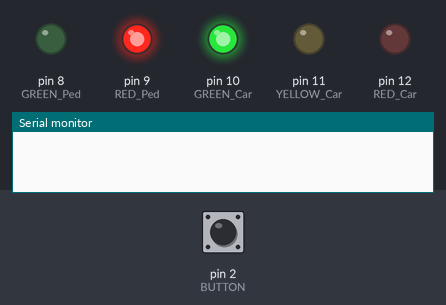
A sketch run on a simulated Arduino Uno, built with avr-gcc and run on an emulated ATmega328P. Shown: output pins drawn as LEDs (lit = HIGH), the last lines printed to the serial monitor. The inputs (shaded band) are chosen by the test bench; at power-on: pin 2 (BUTTON) HIGH.

Above: at 1.2 s.
1.3 s: pin 2 (BUTTON) pulled LOW for 0.15 s
At 2.9 s:
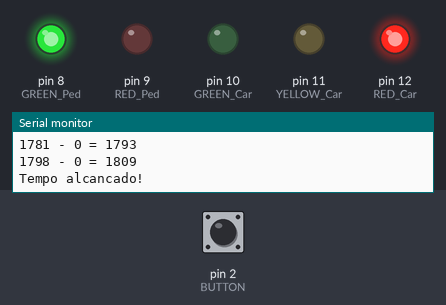
4.4 s: pin 2 (BUTTON) pulled LOW for 1 s
At 7.2 s:
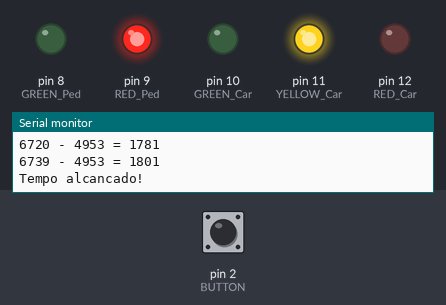
8.2 s: pin 2 (BUTTON) pulled LOW for 3.2 s
At 13.61 s:
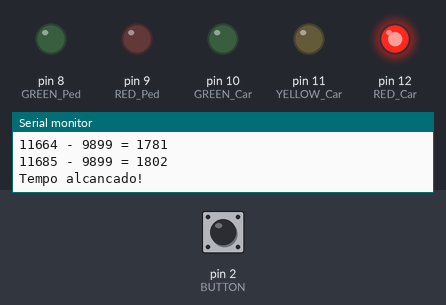
Timing chart, 0 to 16.3 s (numbered marks = the images above; inputs shaded):
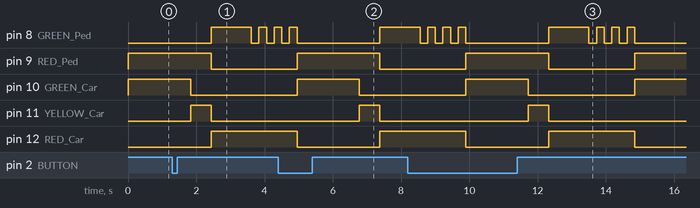

The sketch:

Projeto_de_Sem_foro_Carros-Pedestres.ino
```cpp
/*
 Projeto Semáforo para Carros e Pedestres
 Álvaro Davi S. Alves - 2020101874
 Engenharia de Computação - UFES

Iniciar programa com:

	o semáforo para carros no verde
	a luz para pedestres no vermelho

Ao pressionar o botão:

	verificar se, greenTime transcorreu com o semáforo para carros no verde e:
		se sim:
			o semáforo para carros vai de verde para amarelo e depois para vermelho
			em seguida, o semáforo para pedestres vai para verde
		se não:
			armazenar a informação, de modo que o pedestre não precise apertar o botão novamente para atravessar
			assim que o tempo definido por greenTime terminar, as luzes dos semáforos para pedestres devem trocar

Ao final de um intervalo de tempo definido em crossTime:
	a luz verde para pedestres pisca, acendendo e apagando, como um aviso (o tempo definido em crossTime inclui o período do aviso, e este deve ser proporcional ao valor da variável)
	Então, a luz verde do semáforo de pedestres apaga
	a vermelha para pedestres acende
	a luz para os veículos vai de vermelho para verde, permitindo novamente o fluxo do tráfego.

*/


// pins
#define BUTTON 2
#define RED_Car 12
#define YELLOW_Car 11
#define GREEN_Car 10
#define RED_Ped 9
#define GREEN_Ped 8


// timeset
unsigned long startTime = millis(); // time after start (in miliseconds)
// button event
int clicked = 0;
// time to cars (in miliseconds, to use like seconds)
const float greenTime = 1800.00; // 6000.00 (to real Arduino)
const float yellowTime = 600.00; // 1000.00 (to real Arduino)
// time to pedestrians (in miliseconds, to use like seconds)
const float crossTime = 1400.00; // 3000.00 (to real Arduino)


// functions prototype
int comparePassedTime(float compareTime);
void blink(float delayTime);
void changeButtonState();


void setup()
{
	// setup pinmodes
	pinMode(BUTTON, INPUT_PULLUP);
	pinMode(RED_Car, OUTPUT);
	pinMode(YELLOW_Car, OUTPUT);
	pinMode(GREEN_Car, OUTPUT);
	pinMode(RED_Ped, OUTPUT);
	pinMode(GREEN_Ped, OUTPUT);

	// button event-listenner
	attachInterrupt(digitalPinToInterrupt(BUTTON), changeButtonState, RISING);

	// serial connection
	Serial.begin(9600); // start serial con. with 9600 baunds
}

void loop()
{
	digitalWrite(RED_Ped, HIGH);
	digitalWrite(GREEN_Car, HIGH);

	if (clicked && comparePassedTime(greenTime))
	{
		digitalWrite(GREEN_Car, LOW);
		digitalWrite(YELLOW_Car, HIGH);
		delay(yellowTime);
		digitalWrite(YELLOW_Car, LOW);
		digitalWrite(RED_Car, HIGH);
		digitalWrite(RED_Ped, LOW);
		digitalWrite(GREEN_Ped, HIGH);
		delay(0.84 * crossTime);
		blink(0.16 * crossTime);
		startTime = millis();
		digitalWrite(GREEN_Ped, LOW);
		digitalWrite(RED_Car, LOW);
		clicked = 0;
	}
}

int comparePassedTime(float compareTime)
{
	Serial.print(millis()); Serial.print(" - "); Serial.print(startTime);
	Serial.print(" = "); Serial.print(millis()-startTime);
	Serial.print('\n');
	if ((millis() - startTime) > compareTime)
		Serial.print("Tempo alcancado! \n");

	if ((millis() - startTime) < compareTime)
	{
		return 0;
	}
	else // if the time goes passed
	{
		startTime = millis();
		return 1;
	}
}

void blink(float delayTime)
{
	digitalWrite(GREEN_Ped, LOW);
	delay(delayTime);
	digitalWrite(GREEN_Ped, HIGH);
	delay(delayTime);
	digitalWrite(GREEN_Ped, LOW);
	delay(delayTime);
	digitalWrite(GREEN_Ped, HIGH);
	delay(delayTime);
	digitalWrite(GREEN_Ped, LOW);
	delay(delayTime);
	digitalWrite(GREEN_Ped, HIGH);
	delay(delayTime);
}

void changeButtonState()
{
	clicked = 1;
}
```

Measured:
- after the input at 1.3 s, pin 8 (GREEN_Ped): goes HIGH 1.2 s, LOW 0.22 s, HIGH 0.22 s, LOW 0.22 s, then HIGH, starting after 1.1 s; pin 9 (RED_Ped): HIGH → LOW after 1.1 s; pin 10 (GREEN_Car): HIGH → LOW after 0.53 s; pin 11 (YELLOW_Car): LOW → HIGH after 0.53 s, → LOW 0.60 s later; pin 12 (RED_Car): LOW → HIGH after 1.1 s
- after the input at 4.4 s, pin 11 (YELLOW_Car): LOW → HIGH after 2.4 s, → LOW 0.60 s later
- after the input at 8.2 s, pin 11 (YELLOW_Car): LOW → HIGH after 3.5 s, → LOW 0.60 s later
